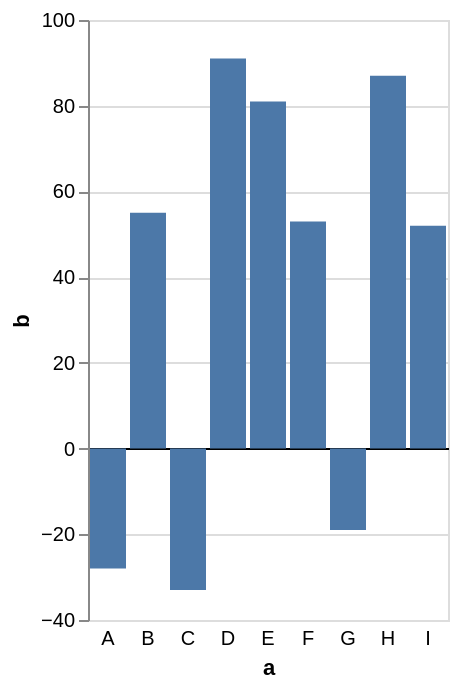

Vega-Lite specification stored for this chart:
### Vega-Lite specification from a JSON file in a GitHub repository (floating-point values rounded to 4 significant figures)
{"$schema": "https://vega.github.io/schema/vega-lite/v4.json", "description": "A bar chart with negative values. We can hide the axis domain line, and instead use a conditional grid color to draw a zero baseline.", "data": {"values": [{"a": "A", "b": -28}, {"a": "B", "b": 55}, {"a": "C", "b": -33}, {"a": "D", "b": 91}, {"a": "E", "b": 81}, {"a": "F", "b": 53}, {"a": "G", "b": -19}, {"a": "H", "b": 87}, {"a": "I", "b": 52}]}, "mark": "bar", "encoding": {"x": {"field": "a", "type": "ordinal", "axis": {"domain": false, "ticks": false, "labelAngle": 0, "labelPadding": 4}}, "y": {"field": "b", "type": "quantitative", "axis": {"gridColor": {"condition": {"test": "datum.value === 0", "value": "black"}, "value": "#ddd"}}}}}
